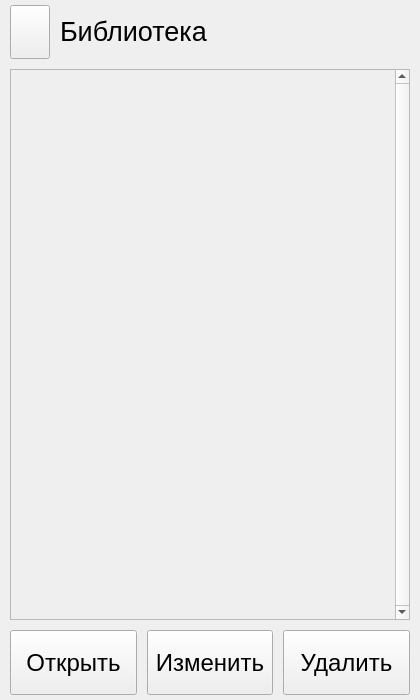
<?xml version="1.0" encoding="UTF-8"?>
<ui version="4.0">
 <class>LibraryForm</class>
 <widget class="QMainWindow" name="LibraryForm">
  <property name="geometry">
   <rect>
    <x>0</x>
    <y>0</y>
    <width>420</width>
    <height>700</height>
   </rect>
  </property>
  <property name="windowTitle">
   <string>MainWindow</string>
  </property>
  <widget class="QWidget" name="centralwidget">
   <layout class="QGridLayout" name="gridLayout_2" rowstretch="5,51,6">
    <property name="leftMargin">
     <number>10</number>
    </property>
    <property name="topMargin">
     <number>5</number>
    </property>
    <property name="rightMargin">
     <number>10</number>
    </property>
    <property name="bottomMargin">
     <number>5</number>
    </property>
    <property name="spacing">
     <number>10</number>
    </property>
    <item row="0" column="0">
     <layout class="QHBoxLayout" name="horizontalLayout_8" stretch="1,10">
      <property name="spacing">
       <number>10</number>
      </property>
      <item>
       <layout class="QHBoxLayout" name="horizontalLayout_9">
        <item>
         <widget class="QPushButton" name="backButton">
          <property name="sizePolicy">
           <sizepolicy hsizetype="Minimum" vsizetype="Minimum">
            <horstretch>0</horstretch>
            <verstretch>0</verstretch>
           </sizepolicy>
          </property>
          <property name="text">
           <string/>
          </property>
         </widget>
        </item>
       </layout>
      </item>
      <item>
       <layout class="QHBoxLayout" name="horizontalLayout">
        <item>
         <widget class="QLabel" name="label">
          <property name="font">
           <font>
            <pointsize>20</pointsize>
           </font>
          </property>
          <property name="text">
           <string>&lt;html&gt;&lt;head/&gt;&lt;body&gt;&lt;p&gt;&lt;span style=&quot; font-size:20pt;&quot;&gt;Библиотека&lt;/span&gt;&lt;/p&gt;&lt;/body&gt;&lt;/html&gt;</string>
          </property>
         </widget>
        </item>
       </layout>
      </item>
     </layout>
    </item>
    <item row="1" column="0">
     <layout class="QGridLayout" name="gridLayout">
      <item row="0" column="0">
       <widget class="QScrollArea" name="scrollArea">
        <property name="verticalScrollBarPolicy">
         <enum>Qt::ScrollBarAlwaysOn</enum>
        </property>
        <property name="widgetResizable">
         <bool>true</bool>
        </property>
        <widget class="QWidget" name="scrollAreaWidgetContents">
         <property name="geometry">
          <rect>
           <x>0</x>
           <y>0</y>
           <width>382</width>
           <height>547</height>
          </rect>
         </property>
        </widget>
       </widget>
      </item>
     </layout>
    </item>
    <item row="2" column="0">
     <layout class="QHBoxLayout" name="horizontalLayout_10" stretch="0,0,0">
      <property name="spacing">
       <number>10</number>
      </property>
      <item>
       <layout class="QHBoxLayout" name="horizontalLayout_3">
        <item>
         <widget class="QPushButton" name="openButton">
          <property name="sizePolicy">
           <sizepolicy hsizetype="Expanding" vsizetype="Expanding">
            <horstretch>0</horstretch>
            <verstretch>0</verstretch>
           </sizepolicy>
          </property>
          <property name="font">
           <font>
            <pointsize>18</pointsize>
           </font>
          </property>
          <property name="text">
           <string>Открыть</string>
          </property>
         </widget>
        </item>
       </layout>
      </item>
      <item>
       <layout class="QHBoxLayout" name="horizontalLayout_4">
        <item>
         <widget class="QPushButton" name="editButton">
          <property name="sizePolicy">
           <sizepolicy hsizetype="Expanding" vsizetype="Expanding">
            <horstretch>0</horstretch>
            <verstretch>0</verstretch>
           </sizepolicy>
          </property>
          <property name="font">
           <font>
            <pointsize>18</pointsize>
           </font>
          </property>
          <property name="text">
           <string>Изменить</string>
          </property>
         </widget>
        </item>
       </layout>
      </item>
      <item>
       <layout class="QHBoxLayout" name="horizontalLayout_2">
        <item>
         <widget class="QPushButton" name="deleteButton">
          <property name="sizePolicy">
           <sizepolicy hsizetype="Expanding" vsizetype="Expanding">
            <horstretch>0</horstretch>
            <verstretch>0</verstretch>
           </sizepolicy>
          </property>
          <property name="font">
           <font>
            <pointsize>18</pointsize>
           </font>
          </property>
          <property name="text">
           <string>Удалить</string>
          </property>
         </widget>
        </item>
       </layout>
      </item>
     </layout>
    </item>
   </layout>
  </widget>
 </widget>
 <resources/>
 <connections/>
</ui>
